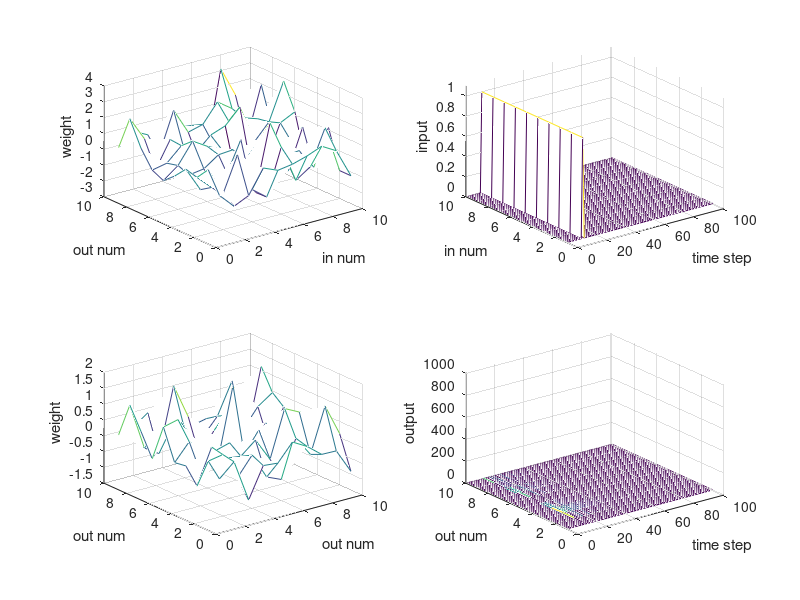

Recreate this plot in MATLAB.
% BigMess.m
% this script will set up a 
% single-layer network with
% random input and feedback 
% connections and compute the 
% output to a pulse or step
% input
%

% enter numbers of inputs
% and outputs
nin=10;
nout=10;

% enter scale for feedback weights
scw=0.5;

% set input flag
% (1 for pulse, 2 for step)
inflag=1; 

% enter cut-off and saturation
cut=0;
sat=1000;

% set time step and end time in seconds
tend=100;
t=0:tend;
nts=tend+1;

% set up input
x=zeros(nin,nts);
start=(nts-1)/10+1;
if inflag==1,
    x(:,start)=ones(nin,1);
elseif inflag==2,
    x(:,start:nts)=ones(nin,nts-start+1);
end

% set up outputs
y=zeros(nout,nts);

% construct connectivity matrices
v=randn(nout,nin);
w=randn(nout)*scw;

% find outputs
for i=2:nts,
    y(:,i)=w*y(:,i-1) + v*x(:,i-1);
    y(find(y(:,i)<cut),i)=0;
    y(find(y(:,i)>sat),i)=sat;
end

% plot results
subplot(221)
mesh(v)
xlabel('in num')
ylabel('out num')
zlabel('weight')
subplot(222)
mesh(x)
axis([0 nts 0 nin 0 1.1]) 
xlabel('time step')
ylabel('in num')
zlabel('input')
subplot(223)
mesh(w)
xlabel('out num')
ylabel('out num')
zlabel('weight')
subplot(224)
mesh(y)
axis([0 nts 0 nout 0 sat+10]) 
xlabel('time step')
ylabel('out num')
zlabel('output')


